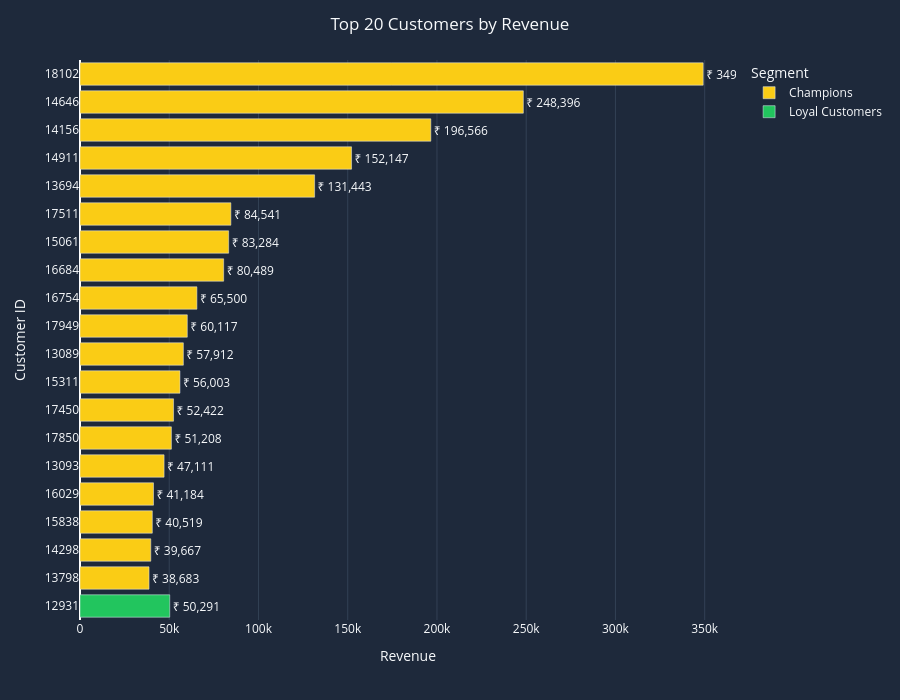

Notebook code for this chart:
### Code cell
# ==========================================
# Top Customers Chart
# ==========================================

top_customer_fig = px.bar(

    top_customers,

    x="Monetary",

    y=top_customers["Customer ID"].astype(str),

    orientation="h",

    color="Segment",

    color_discrete_map=SEGMENT_COLORS,

    text="Monetary"

)

top_customer_fig.update_traces(

    texttemplate="₹ %{x:,.0f}",

    textposition="outside",

    hovertemplate=

    "<b>Customer %{y}</b><br>" +

    "Revenue : ₹ %{x:,.0f}<br>" +

    "Frequency : %{customdata[0]}<br>" +

    "Recency : %{customdata[1]} Days<extra></extra>",

    customdata=top_customers[["Frequency","Recency"]]

)

top_customer_fig.update_layout(

    title="Top 20 Customers by Revenue",

    title_x=0.5,

    paper_bgcolor=CARD,

    plot_bgcolor=CARD,

    font_color=TEXT,

    height=700,

    showlegend=True,

    xaxis_title="Revenue",

    yaxis_title="Customer ID"

)

top_customer_fig.update_xaxes(

    gridcolor="#334155"

)

top_customer_fig.update_yaxes(

    autorange="reversed"

)

### Figure 1 — Plotly figure (JSON) as saved in the notebook; plotly's stock layout.template omitted (floating-point values rounded to 4 significant figures)
{"data": [{"alignmentgroup": "True", "customdata": [[89, 0], [78, 9], [102, 6], [205, 0], [94, 8], [31, 2], [86, 2], [27, 14], [29, 7], [74, 6], [109, 3], [121, 0], [7, 2], [155, 7], [42, 15], [48, 8], [47, 7], [16, 2], [38, 10], [54, 7]], "hovertemplate": "<b>Customer %{y}</b><br>Revenue : ₹ %{x:,.0f}<br>Frequency : %{customdata[0]}<br>Recency : %{customdata[1]} Days<extra></extra>", "legendgroup": "Champions", "marker": {"color": "#FACC15", "pattern": {"shape": ""}}, "name": "Champions", "offsetgroup": "Champions", "orientation": "h", "showlegend": true, "text": [349164, 248396, 196566, 152147, 131443, 84541, 83284, 80489, 65500, 60117, 57912, 56003, 52422, 51208, 47111, 41184, 40519, 39667, 38683], "textposition": "outside", "texttemplate": "₹ %{x:,.0f}", "type": "bar", "x": [349164, 248396, 196566, 152147, 131443, 84541, 83284, 80489, 65500, 60117, 57912, 56003, 52422, 51208, 47111, 41184, 40519, 39667, 38683], "xaxis": "x", "y": ["18102", "14646", "14156", "14911", "13694", "17511", "15061", "16684", "16754", "17949", "13089", "15311", "17450", "17850", "13093", "16029", "15838", "14298", "13798"], "yaxis": "y"}, {"alignmentgroup": "True", "customdata": [[89, 0], [78, 9], [102, 6], [205, 0], [94, 8], [31, 2], [86, 2], [27, 14], [29, 7], [74, 6], [109, 3], [121, 0], [7, 2], [155, 7], [42, 15], [48, 8], [47, 7], [16, 2], [38, 10], [54, 7]], "hovertemplate": "<b>Customer %{y}</b><br>Revenue : ₹ %{x:,.0f}<br>Frequency : %{customdata[0]}<br>Recency : %{customdata[1]} Days<extra></extra>", "legendgroup": "Loyal Customers", "marker": {"color": "#22C55E", "pattern": {"shape": ""}}, "name": "Loyal Customers", "offsetgroup": "Loyal Customers", "orientation": "h", "showlegend": true, "text": [50291], "textposition": "outside", "texttemplate": "₹ %{x:,.0f}", "type": "bar", "x": [50291], "xaxis": "x", "y": ["12931"], "yaxis": "y"}], "layout": {"barmode": "relative", "font": {"color": "#F8FAFC"}, "height": 700, "legend": {"title": {"text": "Segment"}, "tracegroupgap": 0}, "margin": {"t": 60}, "paper_bgcolor": "#1E293B", "plot_bgcolor": "#1E293B", "showlegend": true, "title": {"text": "Top 20 Customers by Revenue", "x": 0.5}, "xaxis": {"anchor": "y", "domain": [0, 1], "gridcolor": "#334155", "title": {"text": "Revenue"}}, "yaxis": {"anchor": "x", "autorange": "reversed", "domain": [0, 1], "title": {"text": "Customer ID"}}}}
